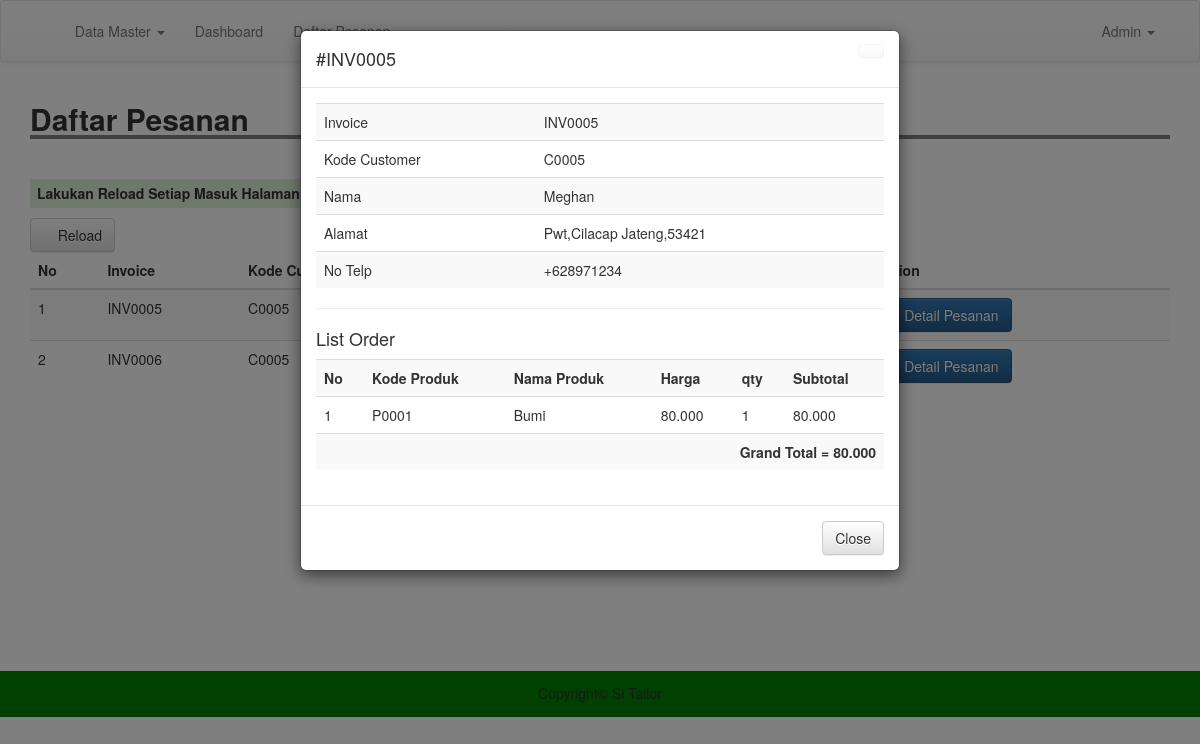
The app's page /admin/detailorder.php?inv=INV0005 (signed in) with its own data.
### tables this page shows
CREATE TABLE `produksi` (
  `id_order` int(11) NOT NULL,
  `invoice` varchar(200) NOT NULL,
  `kode_customer` varchar(200) NOT NULL,
  `kode_produk` varchar(200) NOT NULL,
  `nama_produk` varchar(200) NOT NULL,
  `qty` int(11) NOT NULL,
  `harga` int(11) NOT NULL,
  `status` varchar(200) NOT NULL,
  `tanggal` date NOT NULL,
  `provinsi` varchar(200) NOT NULL,
  `kota` varchar(200) NOT NULL,
  `alamat` varchar(200) NOT NULL,
  `kode_pos` varchar(200) NOT NULL,
  `terima` varchar(200) NOT NULL,
  `tolak` varchar(200) NOT NULL,
  `cek` int(11) NOT NULL
);

CREATE TABLE `customer` (
  `kode_customer` varchar(100) NOT NULL,
  `nama` varchar(100) NOT NULL,
  `email` varchar(100) NOT NULL,
  `username` varchar(100) NOT NULL,
  `password` varchar(100) NOT NULL,
  `telp` varchar(200) NOT NULL
);

### admin/detailorder.php (the view, shortened to what this page needs)
<?php
include 'header.php';
$invoices = $_GET['inv'];
$d_order = mysqli_query($conn, "SELECT * FROM produksi WHERE invoice = '$invoices'");
$t_order = mysqli_fetch_assoc($d_order);
$cs = mysqli_query($conn, "SELECT * FROM customer WHERE kode_customer = '".$t_order['kode_customer']."'");
$t_cs = mysqli_fetch_assoc($cs);
?>
<div class="container">
	<h2 style=" width: 100%; border-bottom: 4px solid gray"><b>Daftar Pesanan</b></h2>
	<br>
	<h5 class="bg-success" style="padding: 7px; width: 710px; font-weight: bold;"><marquee>Lakukan Reload Setiap Masuk Halaman ini, untuk menghindari terjadinya kesalahan data dan informasi</marquee></h5>
	<a href="produksi.php" class="btn btn-default"><i class="glyphicon glyphicon-refresh"></i> Reload</a>
	<table class="table table-striped">
		<thead>
			<tr>
				<th scope="col">No</th>
				<th scope="col">Invoice</th>
				<th scope="col">Kode Customer</th>
				<th scope="col">Status</th>
				<th scope="col">Tanggal</th>
				<th scope="col">Action</th>
			</tr>
		</thead>
		<tbody>
			<?php
			$result = mysqli_query($conn, "SELECT DISTINCT invoice, kode_customer, status, kode_produk, qty,terima,tolak, cek FROM produksi group by invoice");
			$no = 1;
			while($row = mysqli_fetch_assoc($result)){
				?>
				<tr>
					<td><?= $no; ?></td>
					<td><?= $row['invoice']; ?></td>
					<td><?= $row['kode_customer']; ?></td>
								<?php
							if($row['terima'] == 0 && $row['tolak'] == 0){
								?>
								<td style="color: orange;font-weight: bold;"><?= $row['status']; ?>
								<?php
							}
									?>
						</td>
						<td><?php echo date('j/m/Y'); ?></td>
						<td>
							<a href="detailorder.php?inv=<?= $row['invoice']; ?>" type="submit" class="btn btn-primary"><i class="glyphicon glyphicon-eye-open"></i> Detail Pesanan</a>
						</td>
					</tr>
					<?php
					$no++;
				}
				?>
			</tbody>
		</table>
	<button type="hidden" data-toggle="modal" data-target="#myModal" id="btn" style="background-color: #fff; border: #fff;">
	</button>
	<div class="modal fade" id="myModal" tabindex="-1" role="dialog" aria-labelledby="myModalLabel">
		<div class="modal-dialog" role="document">
			<div class="modal-content">
				<div class="modal-header">
					<a href="m_produk.php" class="btn btn-default close"></a>
					<h4 class="modal-title" id="myModalLabel">#<?= $t_order['invoice']; ?></h4>
				</div>
				<div class="modal-body">
					<table class="table table-striped">
						<tr>
							<td>Invoice</td>
							<td><?= $t_order['invoice']; ?></td>
						</tr>
						<tr>
							<td>Kode Customer</td>
							<td><?= $t_order['kode_customer']; ?></td>
						</tr>
						<tr>
							<td>Nama</td>
							<td><?= $t_cs['nama']; ?></td>
						</tr>
						<tr>
							<td>Alamat</td>
							<td><?php echo  $t_order['alamat'].",".$t_order['kota']." ".$t_order['provinsi'].",".$t_order['kode_pos']; ?></td>
						</tr>
						<tr>
							<td>No Telp</td>
							<td><?= $t_cs['telp']; ?></td>
						</tr>
					</table>
					<hr>
					<h4>List Order</h4>
					<table class="table table-striped">
						<tr>
							<th>No</th>
							<th>Kode Produk</th>
							<th>Nama Produk</th>
							<th>Harga</th>
							<th>qty</th>
							<th>Subtotal</th>
						</tr>
					<?php
						$order = mysqli_query($conn, "SELECT * FROM produksi WHERE invoice = '$invoices'");
						$no = 1;
						$grand = 0;
						while ($list = mysqli_fetch_assoc($order)) {
					 ?>
						<tr>
							<td><?= $no;  ?></td>
							<td><?= $list['kode_produk']; ?></td>
							<td><?= $list['nama_produk']; ?></td>
							<td><?= number_format($list['harga'], 0, ".", ".");  ?></td>
							<td><?= $list['qty'];  ?></td>
							<td><?= number_format($list['harga']*$list['qty'], 0, ".", ".");  ?></td>
						</tr>
					<?php
						$sub = $list['harga'] * $list['qty'];
						$grand += $sub;
						$no++;
						}
					 ?>
						<tr>
							<td colspan="6" class="text-right"><b>Grand Total = <?= number_format($grand, 0, ".", ".");  ?></b></td>
						</tr>
					</table>
				</div>
				<div class="modal-footer">
					<a href="produksi.php" class="btn btn-default">Close</a>
				</div>
			</div>
		</div>
	</div>
	</div>
	<br>
	<br>
	<br>
	<br>
	<br>
	<br>
	<br>
	<br>
	<br>
	<br>
	<br>
	<br>
	<?php
	include 'footer.php';
	?>

### css/style.css (style rules this page uses)
body { margin:0; padding: 0; }

### records on screen
produksi: invoice "INV0005", kode_customer "C0005", alamat "Pwt", kota "Cilacap", provinsi "Jateng", kode_pos "53421", kode_produk "P0001", nama_produk "Bumi", harga "80.000", qty "1", $list['harga']*$list['qty'] "80.000"
customer: nama "Meghan", telp "+628971234"

### other values on screen
$row['invoice'] "INV0005"
$row['kode_customer'] "C0005"
$row['invoice'] "INV0006"
$grand "80.000"
